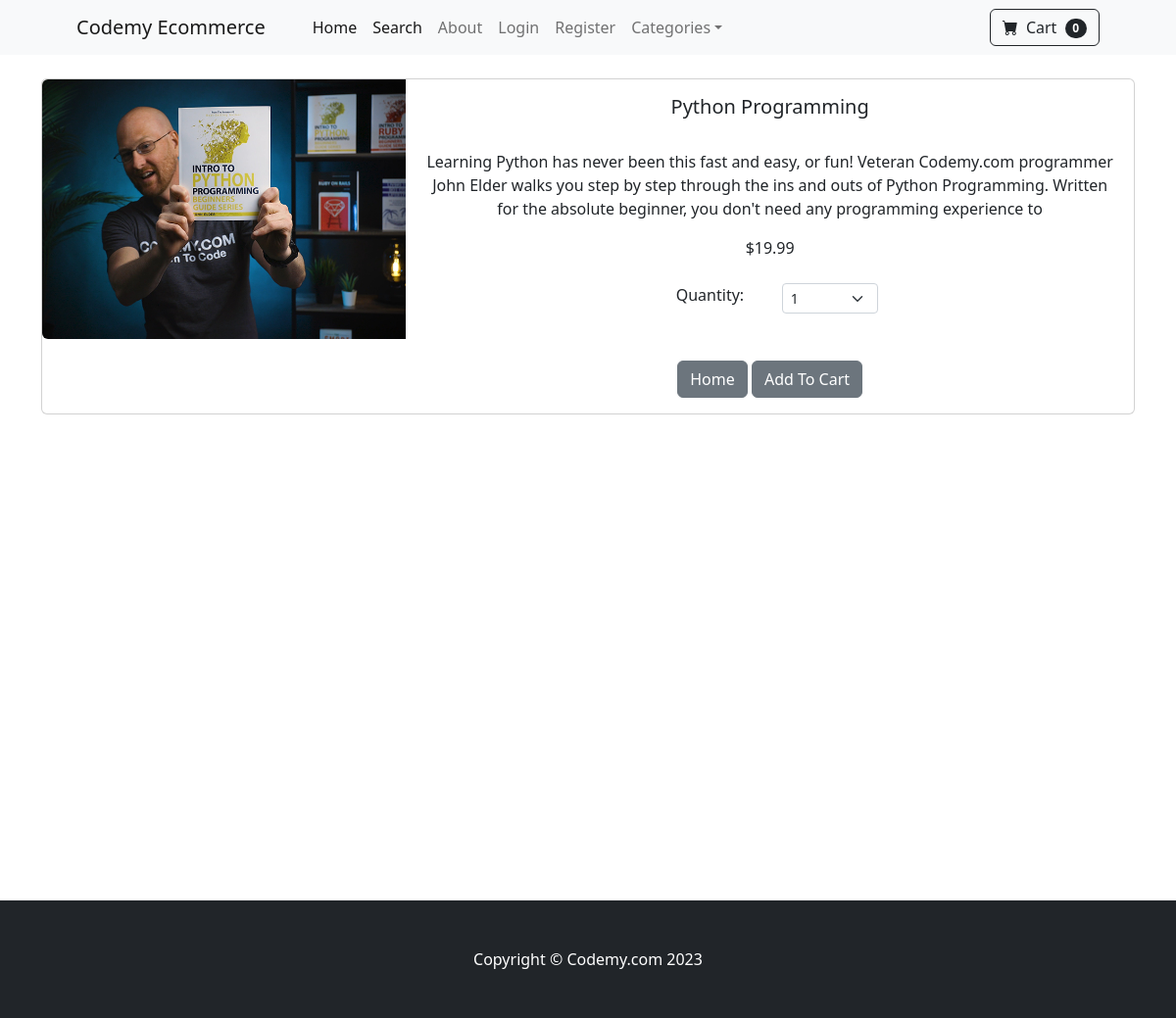
The app's page /product/3 with its own data.
### store/models.py (models this page shows, shortened)
class Product(models.Model):
	name = models.CharField(max_length=100)
	price = models.DecimalField(default=0, decimal_places=2, max_digits=6)
	category = models.ForeignKey(Category, on_delete=models.CASCADE, default=1)
	description = models.CharField(max_length=250, default='', blank=True, null=True)
	image = models.ImageField(upload_to='uploads/product/')
	is_sale = models.BooleanField(default=False)
	sale_price = models.DecimalField(default=0, decimal_places=2, max_digits=6)

### store/views.py (the view)
# urls.py: path('product/<int:pk>', views.product, name='product'),
def product(request,pk):
	product = Product.objects.get(id=pk)
	return render(request, 'product.html', {'product':product})

### cart/cart.py (called while the page is built)
	def __len__(self):
		return len(self.cart)

### cart/context_processors.py (called while the page is built)
def cart(request):
	return {'cart': Cart(request)}

### store/templates/product.html (shortened to what this page needs)
{% extends 'base.html' %}
{% block content %}
<div class="container">
<br/>
<div class="card mb-3">
  <div class="row g-0">
    <div class="col-md-4">
      <img src="{{ product.image.url }}" class="img-fluid rounded-start" alt="...">
    </div>
    <div class="col-md-8">
      <div class="card-body">
        <center>
        <h5 class="card-title">{{ product.name }}</h5>
        <br/>
        <p class="card-text justified">{{ product.description }}</p>
        {% if product.is_sale %}
        <div class="d-flex justify-content-center small text-warning mb-2">
                <div class="bi-star-fill"></div>
                &nbsp;&nbsp;Sale!&nbsp;&nbsp;
                <div class="bi-star-fill"></div>
                </div>
                <strike>
                ${{ product.price }}
                </strike>
                &nbsp;
                ${{ product.sale_price }}
        {% else %}
            ${{ product.price }}
        {% endif %}
            <br/><br/>
<div class="row justify-content-center">
    <div class="col-md-2">Quantity:</div>
                <div class="col-md-2">
                <select class="form-select form-select-sm" id="qty-cart">
                  <option value="1">1</option>
                </select>
                </div>
            </div>
            <br/><br/>
        <a href="{% url 'home'%}" class="btn btn-secondary">Home</a>
        <button type="button" value="{{ product.id }}" class="btn btn-secondary" id="add-cart">Add To Cart</button>
    </center>
      </div>
    </div>
  </div>
</div>
</div>
<br/><br/><br/><br/><br/><br/><br/><br/><br/><br/><br/><br/><br/><br/><br/><br/><br/><br/><br/><br/>
{% endblock %}

### records on screen
Product: image (picture), name "Python Programming", description "Learning Python has never been this fast and easy, or fun! Veteran Codemy.com programmer John Elder walks you step by step through the ins and outs of Python Programming. Written for the absolute beginner, you don't need any programming experience to", price "19.99"

### other values on screen
{{ cart|length }} "0"
